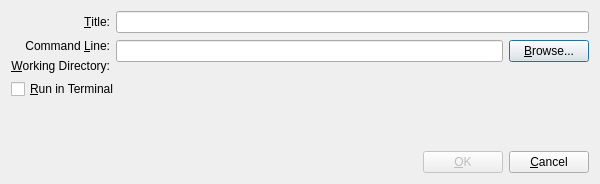
<ui version="4.0" >
 <class>ToolProperties</class>
 <widget class="QDialog" name="ToolProperties" >
  <property name="geometry" >
   <rect>
    <x>0</x>
    <y>0</y>
    <width>600</width>
    <height>184</height>
   </rect>
  </property>
  <property name="windowTitle" >
   <string>Tool Properties</string>
  </property>
  <layout class="QVBoxLayout" >
   <item>
    <layout class="QGridLayout" >
     <property name="leftMargin" >
      <number>0</number>
     </property>
     <property name="topMargin" >
      <number>0</number>
     </property>
     <property name="rightMargin" >
      <number>0</number>
     </property>
     <property name="bottomMargin" >
      <number>0</number>
     </property>
     <item row="1" column="0" >
      <widget class="QLabel" name="commandLineLabel" >
       <property name="text" >
        <string>Command &amp;Line:</string>
       </property>
       <property name="alignment" >
        <set>Qt::AlignRight|Qt::AlignTrailing|Qt::AlignVCenter</set>
       </property>
       <property name="wordWrap" >
        <bool>false</bool>
       </property>
       <property name="buddy" >
        <cstring>commandLine</cstring>
       </property>
      </widget>
     </item>
     <item rowspan="2" row="2" column="0" >
      <widget class="QLabel" name="workingDirectoryLabel" >
       <property name="text" >
        <string>&amp;Working Directory:</string>
       </property>
       <property name="alignment" >
        <set>Qt::AlignRight|Qt::AlignTrailing|Qt::AlignVCenter</set>
       </property>
       <property name="wordWrap" >
        <bool>false</bool>
       </property>
       <property name="buddy" >
        <cstring>workingDirectory</cstring>
       </property>
      </widget>
     </item>
     <item row="3" column="1" colspan="2" >
      <widget class="KUrlRequester" name="workingDirectory" />
     </item>
     <item rowspan="2" row="1" column="1" >
      <widget class="KLineEdit" name="commandLine" />
     </item>
     <item row="4" column="0" colspan="3" >
      <widget class="QCheckBox" name="runInTerminal" >
       <property name="text" >
        <string>&amp;Run in Terminal</string>
       </property>
       <property name="shortcut" >
        <string>Alt+R</string>
       </property>
      </widget>
     </item>
     <item row="0" column="1" colspan="2" >
      <widget class="KLineEdit" name="toolTitle" />
     </item>
     <item rowspan="2" row="1" column="2" >
      <widget class="KPushButton" name="browseButton" >
       <property name="text" >
        <string>&amp;Browse...</string>
       </property>
       <property name="shortcut" >
        <string>Alt+B</string>
       </property>
      </widget>
     </item>
     <item row="0" column="0" >
      <widget class="QLabel" name="toolTitleLabel" >
       <property name="text" >
        <string>&amp;Title:</string>
       </property>
       <property name="alignment" >
        <set>Qt::AlignRight|Qt::AlignTrailing|Qt::AlignVCenter</set>
       </property>
       <property name="wordWrap" >
        <bool>false</bool>
       </property>
       <property name="buddy" >
        <cstring>toolTitle</cstring>
       </property>
      </widget>
     </item>
    </layout>
   </item>
   <item>
    <spacer>
     <property name="orientation" >
      <enum>Qt::Vertical</enum>
     </property>
     <property name="sizeType" >
      <enum>QSizePolicy::Expanding</enum>
     </property>
     <property name="sizeHint" >
      <size>
       <width>20</width>
       <height>21</height>
      </size>
     </property>
    </spacer>
   </item>
   <item>
    <layout class="QHBoxLayout" >
     <property name="leftMargin" >
      <number>0</number>
     </property>
     <property name="topMargin" >
      <number>0</number>
     </property>
     <property name="rightMargin" >
      <number>0</number>
     </property>
     <property name="bottomMargin" >
      <number>0</number>
     </property>
     <item>
      <spacer>
       <property name="orientation" >
        <enum>Qt::Horizontal</enum>
       </property>
       <property name="sizeType" >
        <enum>QSizePolicy::Expanding</enum>
       </property>
       <property name="sizeHint" >
        <size>
         <width>321</width>
         <height>20</height>
        </size>
       </property>
      </spacer>
     </item>
     <item>
      <widget class="KPushButton" name="okButton" >
       <property name="enabled" >
        <bool>false</bool>
       </property>
       <property name="text" >
        <string>&amp;OK</string>
       </property>
       <property name="shortcut" >
        <string>Alt+O</string>
       </property>
      </widget>
     </item>
     <item>
      <widget class="KPushButton" name="cancelButton" >
       <property name="text" >
        <string>&amp;Cancel</string>
       </property>
       <property name="shortcut" >
        <string>Alt+C</string>
       </property>
      </widget>
     </item>
    </layout>
   </item>
  </layout>
 </widget>
 <layoutdefault spacing="6" margin="11" />
 <customwidgets>
  <customwidget>
   <class>KLineEdit</class>
   <extends>QLineEdit</extends>
   <header>klineedit.h</header>
  </customwidget>
  <customwidget>
   <class>KPushButton</class>
   <extends>QPushButton</extends>
   <header>kpushbutton.h</header>
  </customwidget>
  <customwidget>
   <class>KUrlRequester</class>
   <extends>QFrame</extends>
   <header>kurlrequester.h</header>
  </customwidget>
 </customwidgets>
 <tabstops>
  <tabstop>toolTitle</tabstop>
  <tabstop>commandLine</tabstop>
  <tabstop>workingDirectory</tabstop>
  <tabstop>runInTerminal</tabstop>
  <tabstop>browseButton</tabstop>
  <tabstop>okButton</tabstop>
  <tabstop>cancelButton</tabstop>
 </tabstops>
 <includes>
  <include location="local" >kurlrequester.h</include>
  <include location="local" >klineedit.h</include>
  <include location="local" >kpushbutton.h</include>
  <include location="local" >klineedit.h</include>
  <include location="local" >klineedit.h</include>
  <include location="local" >kpushbutton.h</include>
  <include location="local" >kpushbutton.h</include>
  <include location="local" >kpushbutton.h</include>
 </includes>
 <resources/>
 <connections>
  <connection>
   <sender>okButton</sender>
   <signal>clicked()</signal>
   <receiver>ToolProperties</receiver>
   <slot>accept()</slot>
   <hints>
    <hint type="sourcelabel" >
     <x>20</x>
     <y>20</y>
    </hint>
    <hint type="destinationlabel" >
     <x>20</x>
     <y>20</y>
    </hint>
   </hints>
  </connection>
  <connection>
   <sender>cancelButton</sender>
   <signal>clicked()</signal>
   <receiver>ToolProperties</receiver>
   <slot>reject()</slot>
   <hints>
    <hint type="sourcelabel" >
     <x>20</x>
     <y>20</y>
    </hint>
    <hint type="destinationlabel" >
     <x>20</x>
     <y>20</y>
    </hint>
   </hints>
  </connection>
  <connection>
   <sender>toolTitle</sender>
   <signal>textChanged(QString)</signal>
   <receiver>ToolProperties</receiver>
   <slot>validate()</slot>
   <hints>
    <hint type="sourcelabel" >
     <x>20</x>
     <y>20</y>
    </hint>
    <hint type="destinationlabel" >
     <x>20</x>
     <y>20</y>
    </hint>
   </hints>
  </connection>
  <connection>
   <sender>commandLine</sender>
   <signal>textChanged(QString)</signal>
   <receiver>ToolProperties</receiver>
   <slot>validate()</slot>
   <hints>
    <hint type="sourcelabel" >
     <x>20</x>
     <y>20</y>
    </hint>
    <hint type="destinationlabel" >
     <x>20</x>
     <y>20</y>
    </hint>
   </hints>
  </connection>
  <connection>
   <sender>workingDirectory</sender>
   <signal>textChanged(QString)</signal>
   <receiver>ToolProperties</receiver>
   <slot>validate()</slot>
   <hints>
    <hint type="sourcelabel" >
     <x>20</x>
     <y>20</y>
    </hint>
    <hint type="destinationlabel" >
     <x>20</x>
     <y>20</y>
    </hint>
   </hints>
  </connection>
  <connection>
   <sender>browseButton</sender>
   <signal>clicked()</signal>
   <receiver>ToolProperties</receiver>
   <slot>browseButton_clicked()</slot>
   <hints>
    <hint type="sourcelabel" >
     <x>20</x>
     <y>20</y>
    </hint>
    <hint type="destinationlabel" >
     <x>20</x>
     <y>20</y>
    </hint>
   </hints>
  </connection>
 </connections>
</ui>
